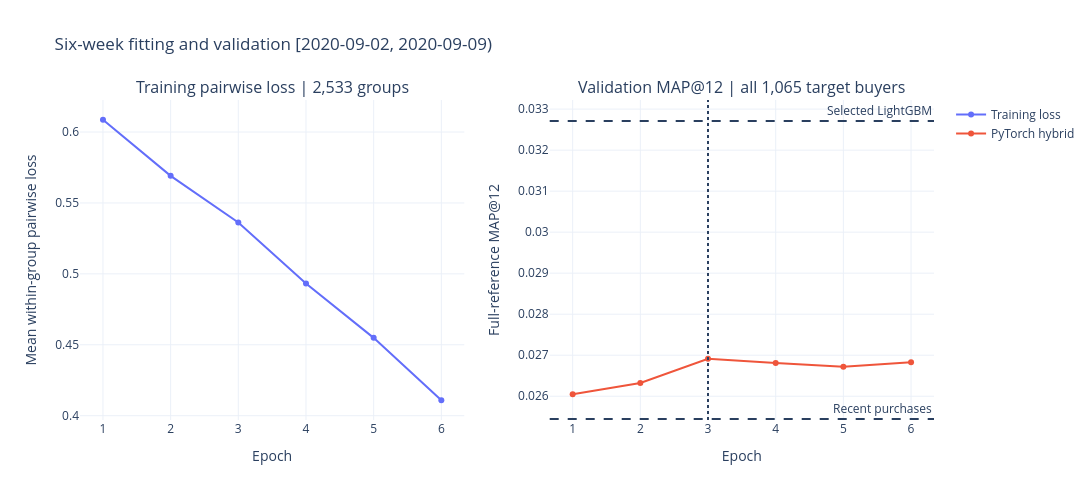

Notebook code for this chart:
### Code cell
import plotly.graph_objects as go
from plotly.subplots import make_subplots

baseline_results = pd.read_csv(
    training_root / "validation/baselines.csv"
)
lightgbm_results = pd.read_csv(
    training_root / "ranker_search/results.csv"
)
selected_lightgbm = lightgbm_results.loc[
    lightgbm_results["method"].eq("lightgbm_leaves_63_min_20")
]

comparison_columns = [
    "method", "evaluated_customers", "target_pairs",
    "map_at_k", "recall_at_k", "ndcg_at_k",
]
comparison = pd.concat([
    baseline_results[comparison_columns],
    selected_lightgbm[comparison_columns],
    pd.DataFrame([{
        "method": "pytorch_hybrid",
        **best_summary,
    }])[comparison_columns],
], ignore_index=True)

comparison.to_csv(run_directory / "comparison.csv", index=False)
display(comparison)

fig = make_subplots(
    rows=1, cols=2,
    subplot_titles=(
        "Training pairwise loss | 2,533 groups",
        "Validation MAP@12 | all 1,065 target buyers",
    ),
)
fig.add_trace(
    go.Scatter(
        x=learning_curve["epoch"],
        y=learning_curve["training_loss"],
        mode="lines+markers",
        name="Training loss",
    ),
    row=1, col=1,
)
fig.add_trace(
    go.Scatter(
        x=learning_curve["epoch"],
        y=learning_curve["validation_map_at_12"],
        mode="lines+markers",
        name="PyTorch hybrid",
    ),
    row=1, col=2,
)

for method, label in [
    ("recent_purchases_180d", "Recent purchases"),
    ("lightgbm_leaves_63_min_20", "Selected LightGBM"),
]:
    value = comparison.loc[
        comparison["method"].eq(method), "map_at_k"
    ].item()
    fig.add_hline(
        y=value, line_dash="dash",
        annotation_text=label, row=1, col=2,
    )

fig.add_vline(
    x=best_epoch, line_dash="dot", row=1, col=2
)
fig.update_xaxes(title_text="Epoch", dtick=1)
fig.update_yaxes(title_text="Mean within-group pairwise loss", row=1, col=1)
fig.update_yaxes(title_text="Full-reference MAP@12", row=1, col=2)
fig.update_layout(
    template="plotly_white",
    title="Six-week fitting and validation [2020-09-02, 2020-09-09)",
    width=1200, height=500,
)

fig.write_html(str(run_directory / "learning_curve.html"))
fig.write_image(str(run_directory / "learning_curve.png"))
fig.show(
    renderer="plotly_mimetype+png",
    config={"displaylogo": False},
)

### Figure 1 — Plotly figure (JSON) as saved in the notebook; plotly's stock layout.template omitted (floating-point values rounded to 4 significant figures)
{"data": [{"mode": "lines+markers", "name": "Training loss", "type": "scatter", "x": [1, 2, 3, 4, 5, 6], "xaxis": "x", "y": [0.6086, 0.5691, 0.5362, 0.4932, 0.4549, 0.4109], "yaxis": "y"}, {"mode": "lines+markers", "name": "PyTorch hybrid", "type": "scatter", "x": [1, 2, 3, 4, 5, 6], "xaxis": "x2", "y": [0.02605, 0.02632, 0.02691, 0.02681, 0.02672, 0.02683], "yaxis": "y2"}], "layout": {"annotations": [{"font": {"size": 16}, "showarrow": false, "text": "Training pairwise loss | 2,533 groups", "x": 0.225, "xanchor": "center", "xref": "paper", "y": 1, "yanchor": "bottom", "yref": "paper"}, {"font": {"size": 16}, "showarrow": false, "text": "Validation MAP@12 | all 1,065 target buyers", "x": 0.775, "xanchor": "center", "xref": "paper", "y": 1, "yanchor": "bottom", "yref": "paper"}, {"showarrow": false, "text": "Recent purchases", "x": 1, "xanchor": "right", "xref": "x2 domain", "y": 0.02544, "yanchor": "bottom", "yref": "y2"}, {"showarrow": false, "text": "Selected LightGBM", "x": 1, "xanchor": "right", "xref": "x2 domain", "y": 0.03271, "yanchor": "bottom", "yref": "y2"}], "height": 500, "shapes": [{"line": {"dash": "dash"}, "type": "line", "x0": 0, "x1": 1, "xref": "x2 domain", "y0": 0.02544, "y1": 0.02544, "yref": "y2"}, {"line": {"dash": "dash"}, "type": "line", "x0": 0, "x1": 1, "xref": "x2 domain", "y0": 0.03271, "y1": 0.03271, "yref": "y2"}, {"line": {"dash": "dot"}, "type": "line", "x0": 3, "x1": 3, "xref": "x2", "y0": 0, "y1": 1, "yref": "y2 domain"}], "title": {"text": "Six-week fitting and validation [2020-09-02, 2020-09-09)"}, "width": 1200, "xaxis": {"anchor": "y", "domain": [0, 0.45], "dtick": 1, "title": {"text": "Epoch"}}, "xaxis2": {"anchor": "y2", "domain": [0.55, 1], "dtick": 1, "title": {"text": "Epoch"}}, "yaxis": {"anchor": "x", "domain": [0, 1], "title": {"text": "Mean within-group pairwise loss"}}, "yaxis2": {"anchor": "x2", "domain": [0, 1], "title": {"text": "Full-reference MAP@12"}}}}
